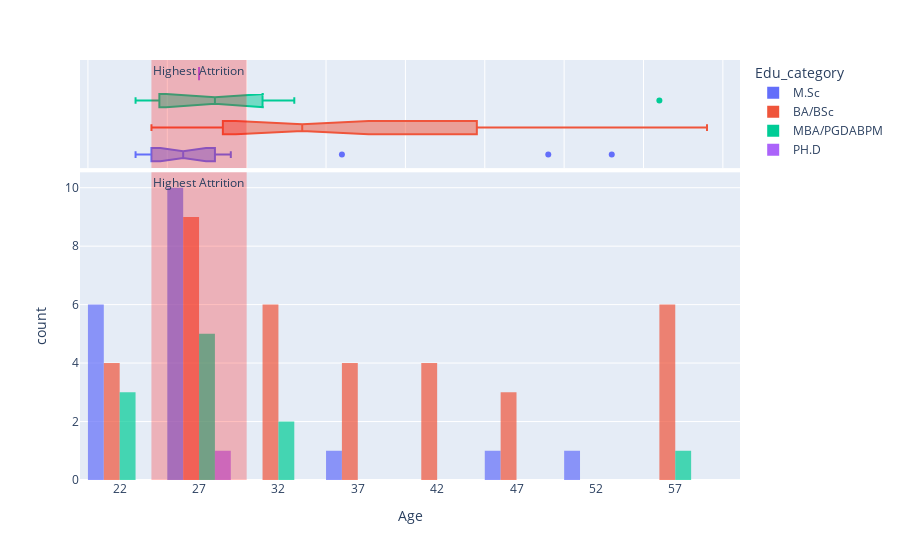

This figure's notebook cell:
### Code cell
## Understanding the age and CTC distribution of individual education background
fig = px.histogram(df,x = "Age",color = "Edu_category",marginal='box', opacity=0.7,barmode='group')
fig.add_vrect(x0 = 24, x1=30, annotation_text="Highest Attrition", annotation_position="top left",
              fillcolor="red", opacity=0.25, line_width=0)
fig.show()

### Figure 1 — Plotly figure (JSON) as saved in the notebook; plotly's stock layout.template omitted (floating-point values rounded to 4 significant figures)
{"data": [{"alignmentgroup": "True", "bingroup": "x", "hovertemplate": "Edu_category=M.Sc<br>Age=%{x}<br>count=%{y}<extra></extra>", "legendgroup": "M.Sc", "marker": {"color": "#636efa", "opacity": 0.7, "pattern": {"shape": ""}}, "name": "M.Sc", "offsetgroup": "M.Sc", "orientation": "v", "showlegend": true, "type": "histogram", "x": [53, 49, 36, 26, 23, 23, 29, 24, 24, 23, 23, 28, 27, 26, 26, 28, 25, 26, 25], "xaxis": "x", "yaxis": "y"}, {"alignmentgroup": "True", "hovertemplate": "Edu_category=M.Sc<br>Age=%{x}<extra></extra>", "legendgroup": "M.Sc", "marker": {"color": "#636efa"}, "name": "M.Sc", "notched": true, "offsetgroup": "M.Sc", "showlegend": false, "type": "box", "x": [53, 49, 36, 26, 23, 23, 29, 24, 24, 23, 23, 28, 27, 26, 26, 28, 25, 26, 25], "xaxis": "x2", "yaxis": "y2"}, {"alignmentgroup": "True", "bingroup": "x", "hovertemplate": "Edu_category=BA/BSc<br>Age=%{x}<br>count=%{y}<extra></extra>", "legendgroup": "BA/BSc", "marker": {"color": "#EF553B", "opacity": 0.7, "pattern": {"shape": ""}}, "name": "BA/BSc", "offsetgroup": "BA/BSc", "orientation": "v", "showlegend": true, "type": "histogram", "x": [37, 44, 57, 57, 45, 59, 40, 55, 35, 30, 35, 40, 27, 31, 25, 49, 24, 55, 29, 57, 27, 29, 24, 28, 29, 33, 42, 48, 34, 33, 31, 35, 29, 24, 28, 24], "xaxis": "x", "yaxis": "y"}, {"alignmentgroup": "True", "hovertemplate": "Edu_category=BA/BSc<br>Age=%{x}<extra></extra>", "legendgroup": "BA/BSc", "marker": {"color": "#EF553B"}, "name": "BA/BSc", "notched": true, "offsetgroup": "BA/BSc", "showlegend": false, "type": "box", "x": [37, 44, 57, 57, 45, 59, 40, 55, 35, 30, 35, 40, 27, 31, 25, 49, 24, 55, 29, 57, 27, 29, 24, 28, 29, 33, 42, 48, 34, 33, 31, 35, 29, 24, 28, 24], "xaxis": "x2", "yaxis": "y2"}, {"alignmentgroup": "True", "bingroup": "x", "hovertemplate": "Edu_category=MBA/PGDABPM<br>Age=%{x}<br>count=%{y}<extra></extra>", "legendgroup": "MBA/PGDABPM", "marker": {"color": "#00cc96", "opacity": 0.7, "pattern": {"shape": ""}}, "name": "MBA/PGDABPM", "offsetgroup": "MBA/PGDABPM", "orientation": "v", "showlegend": true, "type": "histogram", "x": [23, 24, 24, 28, 28, 28, 32, 33, 56, 26, 28], "xaxis": "x", "yaxis": "y"}, {"alignmentgroup": "True", "hovertemplate": "Edu_category=MBA/PGDABPM<br>Age=%{x}<extra></extra>", "legendgroup": "MBA/PGDABPM", "marker": {"color": "#00cc96"}, "name": "MBA/PGDABPM", "notched": true, "offsetgroup": "MBA/PGDABPM", "showlegend": false, "type": "box", "x": [23, 24, 24, 28, 28, 28, 32, 33, 56, 26, 28], "xaxis": "x2", "yaxis": "y2"}, {"alignmentgroup": "True", "bingroup": "x", "hovertemplate": "Edu_category=PH.D<br>Age=%{x}<br>count=%{y}<extra></extra>", "legendgroup": "PH.D", "marker": {"color": "#ab63fa", "opacity": 0.7, "pattern": {"shape": ""}}, "name": "PH.D", "offsetgroup": "PH.D", "orientation": "v", "showlegend": true, "type": "histogram", "x": [27], "xaxis": "x", "yaxis": "y"}, {"alignmentgroup": "True", "hovertemplate": "Edu_category=PH.D<br>Age=%{x}<extra></extra>", "legendgroup": "PH.D", "marker": {"color": "#ab63fa"}, "name": "PH.D", "notched": true, "offsetgroup": "PH.D", "showlegend": false, "type": "box", "x": [27], "xaxis": "x2", "yaxis": "y2"}], "layout": {"annotations": [{"showarrow": false, "text": "Highest Attrition", "x": 24, "xanchor": "left", "xref": "x", "y": 1, "yanchor": "top", "yref": "y domain"}, {"showarrow": false, "text": "Highest Attrition", "x": 24, "xanchor": "left", "xref": "x2", "y": 1, "yanchor": "top", "yref": "y2 domain"}], "barmode": "group", "legend": {"title": {"text": "Edu_category"}, "tracegroupgap": 0}, "margin": {"t": 60}, "shapes": [{"fillcolor": "red", "line": {"width": 0}, "opacity": 0.25, "type": "rect", "x0": 24, "x1": 30, "xref": "x", "y0": 0, "y1": 1, "yref": "y domain"}, {"fillcolor": "red", "line": {"width": 0}, "opacity": 0.25, "type": "rect", "x0": 24, "x1": 30, "xref": "x2", "y0": 0, "y1": 1, "yref": "y2 domain"}], "xaxis": {"anchor": "y", "domain": [0, 1], "title": {"text": "Age"}}, "xaxis2": {"anchor": "y2", "domain": [0, 1], "matches": "x", "showgrid": true, "showticklabels": false}, "yaxis": {"anchor": "x", "domain": [0, 0.7326], "title": {"text": "count"}}, "yaxis2": {"anchor": "x2", "domain": [0.7426, 1], "matches": "y2", "showgrid": false, "showline": false, "showticklabels": false, "ticks": ""}}}
